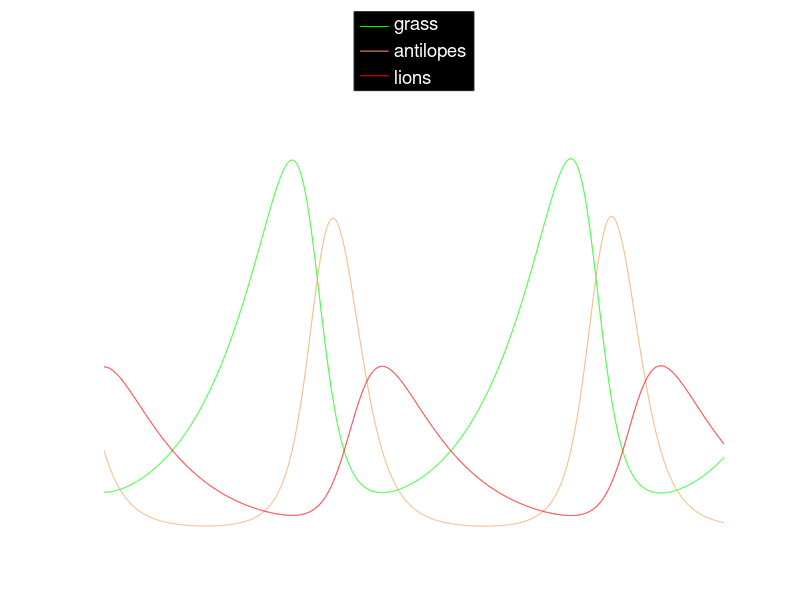

This chart was generated by the following MATLAB code:
function [] = LotkaVolterraThree()

clf;
color_Lion = [1 0 0];
color_Antelope = [244/255, 164/255, 96/255];
color_Grass = [0 1 0];
FONTSIZE = 15;

% timestep
dt=0.001;
% iterations
iter=10000;

% initialize vectors
x=zeros(iter,1); y=zeros(iter,1); z=zeros(iter,1); t=zeros(iter,1);
x(1)=.5; y(1)=1; z(1)=2; t(1)=0; % starting point

a=1; b=1; c=1; d=1; e=1; f=1; g=1;

for i=2:iter
    dx=a*x(i-1)- b*x(i-1)*y(i-1);
    dy=-c*y(i-1) + d*x(i-1)*y(i-1) - e*y(i-1)*z(i-1);
    dz=-f*z(i-1) + g*y(i-1)*z(i-1);
    x(i)=x(i-1)+dt*dx;
    y(i)=y(i-1)+dt*dy;
    z(i)=z(i-1)+dt*dz;
    t(i)=t(i-1)+dt;
end
hold on;
l1 = plot(x);
l2 = plot(y);
l3 = plot(z);
set(l1,'Color',color_Grass);
set(l2,'Color',color_Antelope);
set(l3,'Color',color_Lion);

%Legend
legend('grass','antilopes','lions');
legend(gca,'show');
set(legend,'Color',[0,0,0]);
set(legend,'TextColor',[1,1,1]);
set(legend,'Location','NorthOutside');


%Axis
xlab = xlabel('Time');
ylab = ylabel('Quantity');
set(xlab,'FontSize',FONTSIZE);
set(ylab,'FontSize',FONTSIZE);
set(gca, 'XColor', 'w');
set(gca, 'YColor', 'w');

set(gca,'Color',[0,0,0]);
set(gcf,'Color',[0,0,0]);
set(gca,'FontSize',FONTSIZE);
grid on;
hold off;

end

